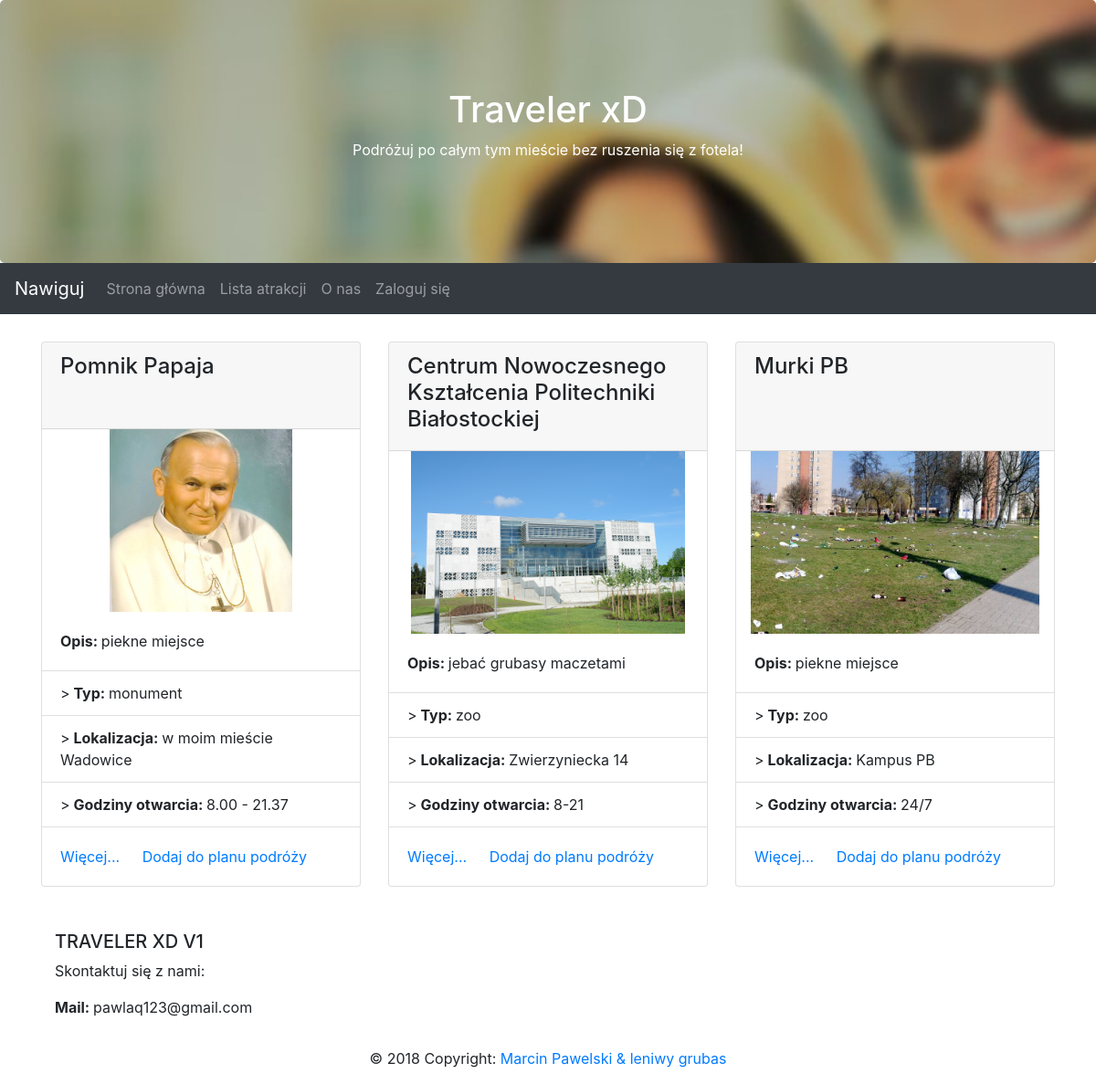
/guidebase/list, run on an earlier commit of the app's database.
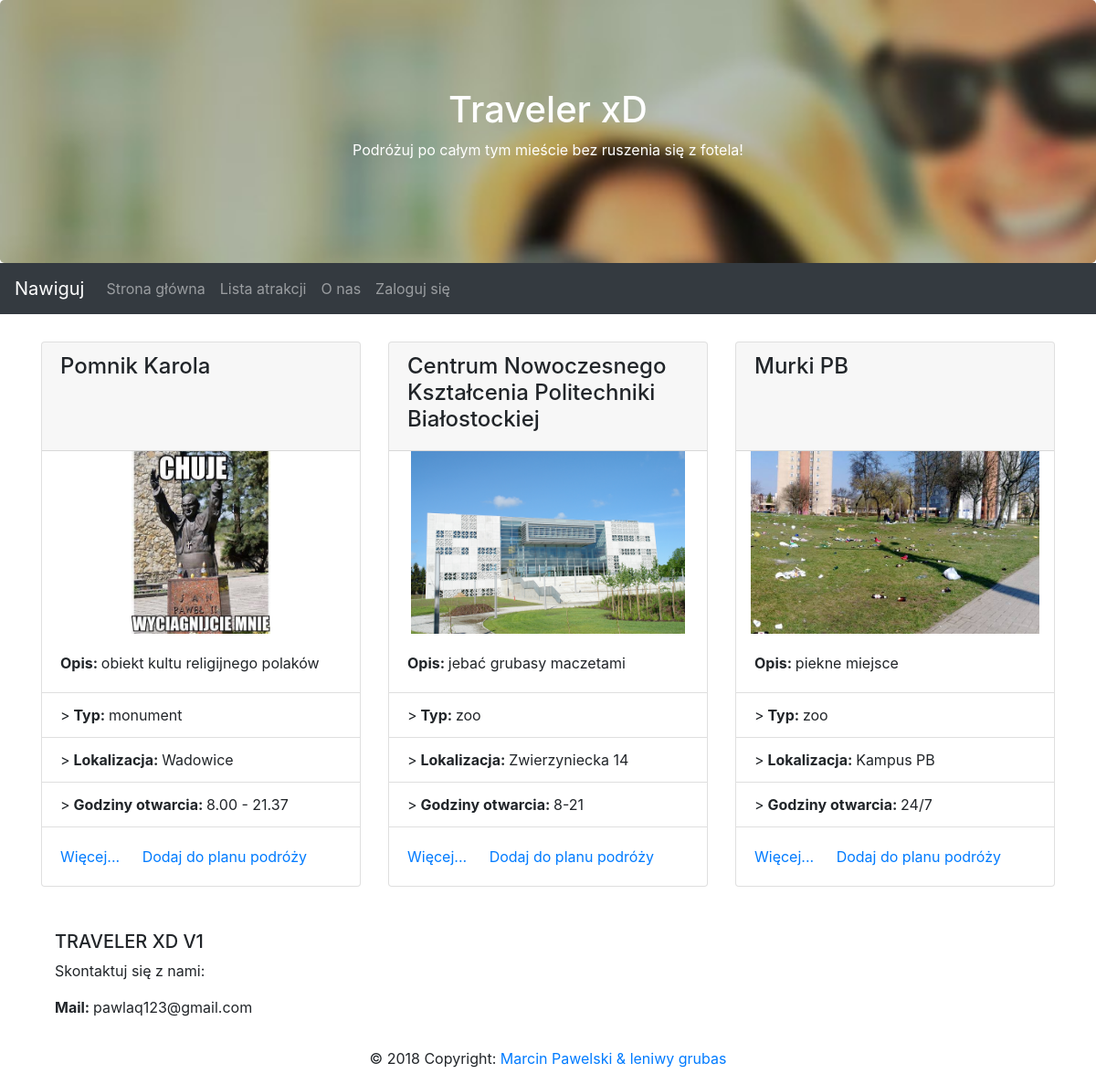
And on a later commit of the database.
### guidebase/models.py (models this page shows)
class Place(models.Model):
    name = models.CharField(max_length=100)
    type = models.ForeignKey('TypeOfPlace', on_delete=models.CASCADE)
    location = models.CharField(max_length=100)
    gps_x = models.DecimalField(max_digits=10, decimal_places=7, default=0.00)
    gps_y = models.DecimalField(max_digits=10, decimal_places=7, default=0.00)
    open_hours = models.CharField(max_length=100)
    avg_visit_time = models.DurationField()
    prices = models.CharField(max_length=100)
    age_rules = models.CharField(max_length=20)
    about = models.CharField(max_length=1000, default='nothing here')
    pub_date = models.DateTimeField(auto_now_add=True)
    img = models.ImageField(upload_to="uploads/")
    def __str__(self):
        return self.name

class TypeOfPlace(models.Model):
    name = models.CharField(max_length=50)
    def __str__(self):
        return self.name

### guidebase/views.py (the view)
# urls.py: path('list', views.ListView.as_view(), name='list'),
class ListView(generic.ListView):
    template_name = 'guidebase/attractionlist.html'
    context_object_name = 'places'
    def get_queryset(self):
        return Place.objects.all()

### guidebase/templates/guidebase/attractionlist.html
{% extends 'base.html' %}
{% load staticfiles %}
{% block pageContent %}
<div class="container" style="margin-top:30px">
  <div class="row">
    {% for place in places %}
    <div class="col">
      <div class="card h-100">
          <div class="card-header h-100">
            <h4 >{{ place }}</h4>
          </div>
        <div style="height:200px">
          <img class="card-img-top photoDetail" src="{{place.img.url}}" alt="Card image cap">
        </div>
        <div class="card-body">
          <p class="card-text"><b> Opis: </b> {{place.about }}</p>
        </div>
        <ul class="list-group list-group-flush">
          <li class="list-group-item">><b> Typ: </b> {{place.type }}</li>
          <li class="list-group-item">><b> Lokalizacja: </b> {{place.location }}</li>
          <li class="list-group-item">><b> Godziny otwarcia: </b> {{place.open_hours }}</li>
        </ul>
        <div class="card-body">
          <a href="list/{{place.id}}" class="card-link">Więcej...</a>
          <a href="#" class="card-link">Dodaj do planu podróży</a>
        </div>
    </div>
    </div>
  {% endfor %}
</div>
{% endblock %}

What changed in the data, as far as the page shows it:
changed Place "monument": name "Pomnik Papaja" → "Pomnik Karola"; img: a different picture; about "piekne miejsce" → "obiekt kultu religijnego polaków"; location "w moim mieście Wadowice" → "Wadowice"
